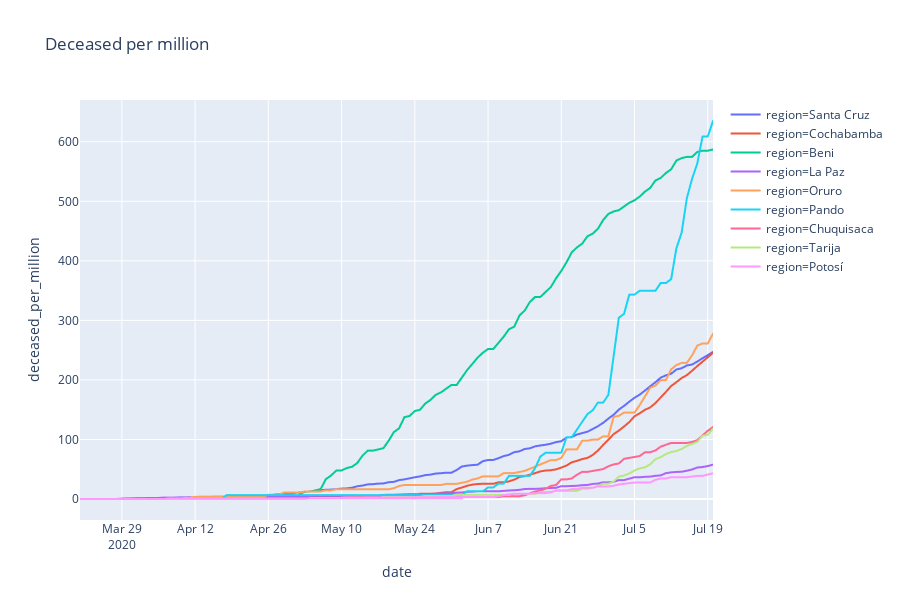

Here is the notebook cell this chart was saved with:
### Code cell
temp = df.groupby(['date', 'region'])[['deceased_per_million', 'deceased']].max().reset_index()
temp = temp.sort_values(['deceased', 'date'], ascending=False)

px.line(temp, x="date", y="deceased_per_million", color='region', title='Deceased per million', height=600)
